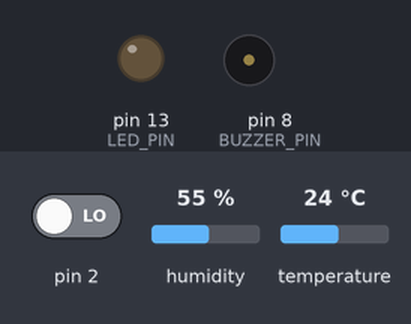
This sketch was run on a simulated Arduino Uno, built with avr-gcc and run on an emulated ATmega328P. Parts: output pins drawn as LEDs (lit = HIGH), buzzer (waves = sounding). The inputs (shaded band) are chosen by the test bench; at power-on: pin 2 LOW, humidity 55 %, temperature 24 °C.

Above: at 2.8 s.
2.9 s: pin 2 driven HIGH
At 3.8 s:
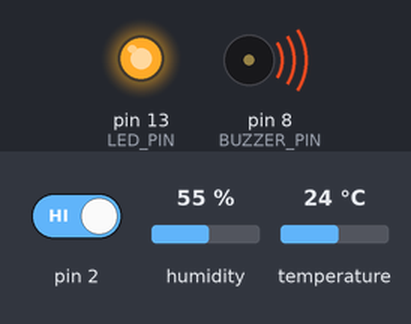
4.5 s: pin 2 driven LOW
At 6.1 s:
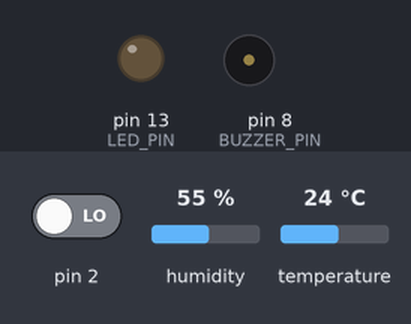
Timing chart, 0 to 7.6 s (numbered marks = the images above; inputs shaded):
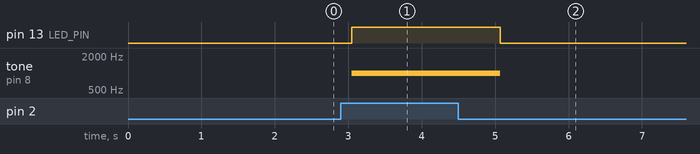

Measured:
- after the input at 2.9 s, pin 13 (LED_PIN): LOW → HIGH after 0.15 s; tone on pin 8 (BUZZER_PIN): silent → 1000 Hz after 0.15 s
- after the input at 4.5 s, pin 13 (LED_PIN): HIGH → LOW after 0.57 s; tone on pin 8 (BUZZER_PIN): 1000 Hz → silent after 0.57 s

The sketch:

sensor_movimiento.ino
```cpp
#include "DHT_sensor_library.h"

// Definir los pines del LED y del zumbador
#define LED_PIN 13
#define BUZZER_PIN 8

void setup() {
    initDHT();
    initOtherSensors();

    // Configurar el pin del LED y del zumbador como salida
    pinMode(LED_PIN, OUTPUT);
    pinMode(BUZZER_PIN, OUTPUT);
}

void loop() {
    float temperature = readTemperature();
    float humidity = readHumidity();
    int motionState = readMotionSensor();

    if (motionState == HIGH) {
        // Encender el LED y activar el zumbador cuando se detecte movimiento
        digitalWrite(LED_PIN, HIGH);
        tone(BUZZER_PIN, 1000); // Activar el zumbador a una frecuencia de 1000 Hz
        Serial.println("¡Se detectó movimiento!");
    } else {
        // Apagar el LED y detener el zumbador cuando no haya movimiento
        digitalWrite(LED_PIN, LOW);
        noTone(BUZZER_PIN); // Detener el zumbador
    }

    delay(1000);
}
```
